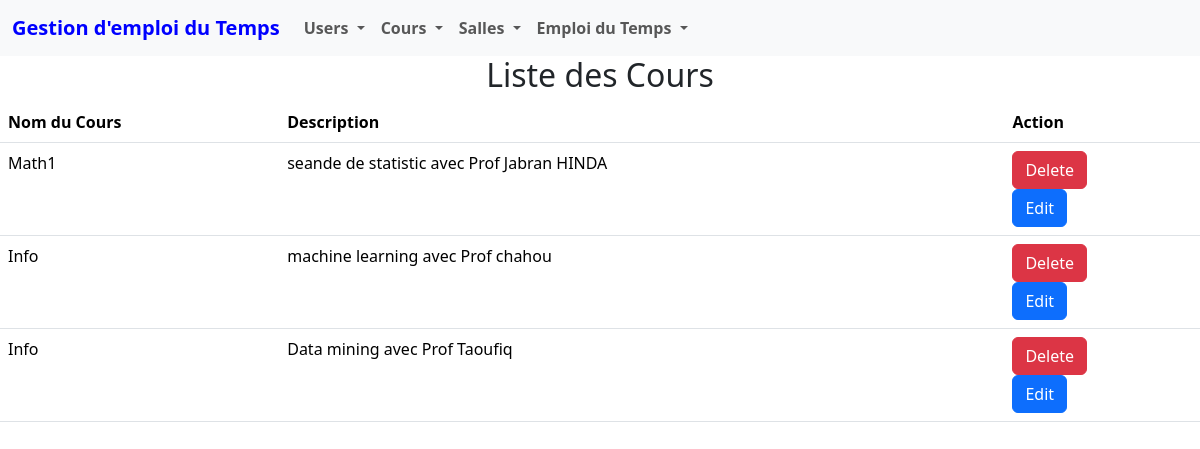
Page /cours_list/ on the committed database.
### scheduleManagement/models.py (models this page shows)
class Cours(models.Model):
    nom_cours = models.CharField(max_length=100)
    description = models.TextField()

### scheduleManagement/views.py (the view)
# urls.py: path('cours_list/', views.cours_list, name='cours_list'),
def cours_list(request):
    cours = Cours.objects.all()
    return render(request, 'scheduleManagement/cours/cours_list.html', {'cours': cours})

### scheduleManagement/templates/scheduleManagement/cours/cours_list.html (shortened to what this page needs)
<!DOCTYPE html>
<html lang="en">
<head>
</head>
<body>
    {% include 'scheduleManagement/navbar/navbar.html' %}
    <h2 style="text-align: center;" >Liste des Cours</h2>
    <table class="table">
        <thead>
            <tr>
                <th>Nom du Cours</th>
                <th>Description</th>
                <th>Action</th>
            </tr>
        </thead>
        <tbody>
            {% for c in cours %}
            <tr>
                <td>{{ c.nom_cours }}</td>
                <td>{{ c.description }}</td>
                <td>
                    <form method="POST" action="{% url 'delete_cours' c.id %}">
                        <button type="submit" class="btn btn-danger">Delete</button>
                    </form>
                    <button type="button" class="btn btn-primary" data-bs-toggle="modal" data-bs-target="#editModal{{ c.id }}">
                        Edit
                    </button>
                </td>
            </tr>
            {% endfor %}
        </tbody>
    </table>
</body>
</html>

### rows in the picture
Cours: nom_cours "Math1", description "seande de statistic avec Prof Jabran HINDA"
Cours: nom_cours "Info", description "machine learning avec Prof chahou"
Cours: nom_cours "Info", description "Data mining avec Prof Taoufiq"
